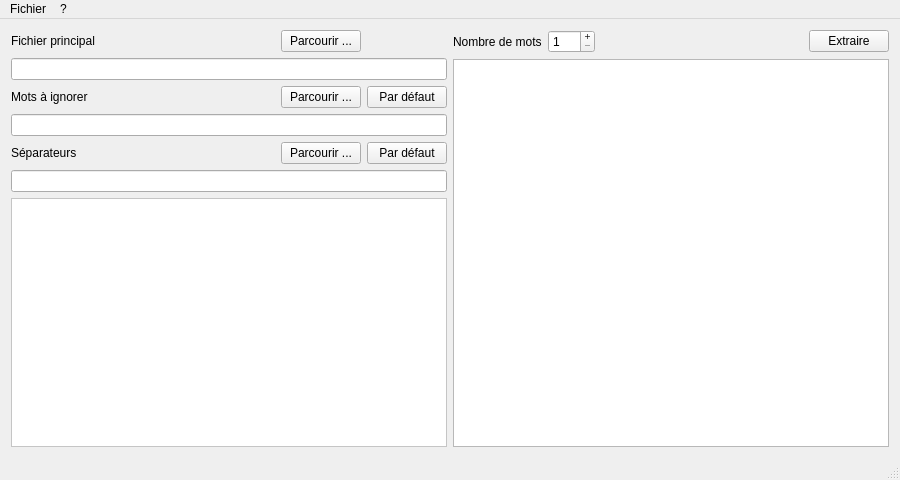
<?xml version="1.0" encoding="UTF-8"?>
<ui version="4.0">
 <class>MainWindow</class>
 <widget class="QMainWindow" name="MainWindow">
  <property name="geometry">
   <rect>
    <x>0</x>
    <y>0</y>
    <width>900</width>
    <height>480</height>
   </rect>
  </property>
  <property name="minimumSize">
   <size>
    <width>900</width>
    <height>480</height>
   </size>
  </property>
  <property name="baseSize">
   <size>
    <width>320</width>
    <height>240</height>
   </size>
  </property>
  <property name="mouseTracking">
   <bool>false</bool>
  </property>
  <property name="windowTitle">
   <string>Nuage de Mots</string>
  </property>
  <property name="windowIcon">
   <iconset theme="nuage.png">
    <normaloff>.</normaloff>.</iconset>
  </property>
  <widget class="QWidget" name="centralWidget">
   <layout class="QGridLayout" name="gridLayout_3">
    <item row="0" column="0">
     <layout class="QGridLayout" name="gridLayout">
      <property name="sizeConstraint">
       <enum>QLayout::SetFixedSize</enum>
      </property>
      <item row="4" column="3">
       <widget class="QPushButton" name="defaultSeparator">
        <property name="text">
         <string>Par défaut</string>
        </property>
       </widget>
      </item>
      <item row="2" column="3">
       <widget class="QPushButton" name="defaultIgnore">
        <property name="sizePolicy">
         <sizepolicy hsizetype="Fixed" vsizetype="Fixed">
          <horstretch>0</horstretch>
          <verstretch>0</verstretch>
         </sizepolicy>
        </property>
        <property name="text">
         <string>Par défaut</string>
        </property>
       </widget>
      </item>
      <item row="0" column="0" colspan="2">
       <widget class="QLabel" name="label">
        <property name="text">
         <string>Fichier principal</string>
        </property>
       </widget>
      </item>
      <item row="2" column="2">
       <widget class="QPushButton" name="browseIgnore">
        <property name="text">
         <string>Parcourir ...</string>
        </property>
       </widget>
      </item>
      <item row="4" column="2">
       <widget class="QPushButton" name="browseSeparator">
        <property name="sizePolicy">
         <sizepolicy hsizetype="Fixed" vsizetype="Fixed">
          <horstretch>0</horstretch>
          <verstretch>0</verstretch>
         </sizepolicy>
        </property>
        <property name="text">
         <string>Parcourir ...</string>
        </property>
       </widget>
      </item>
      <item row="2" column="0" colspan="2">
       <widget class="QLabel" name="label_2">
        <property name="text">
         <string>Mots à ignorer</string>
        </property>
       </widget>
      </item>
      <item row="5" column="0" colspan="4">
       <widget class="QLineEdit" name="displaySeparator">
        <property name="readOnly">
         <bool>true</bool>
        </property>
       </widget>
      </item>
      <item row="4" column="0" colspan="2">
       <widget class="QLabel" name="label_3">
        <property name="text">
         <string>Séparateurs</string>
        </property>
       </widget>
      </item>
      <item row="0" column="3">
       <spacer name="horizontalSpacer">
        <property name="orientation">
         <enum>Qt::Horizontal</enum>
        </property>
        <property name="sizeType">
         <enum>QSizePolicy::Minimum</enum>
        </property>
        <property name="sizeHint" stdset="0">
         <size>
          <width>40</width>
          <height>20</height>
         </size>
        </property>
       </spacer>
      </item>
      <item row="1" column="0" colspan="4">
       <widget class="QLineEdit" name="displayPrincipal">
        <property name="text">
         <string/>
        </property>
        <property name="readOnly">
         <bool>true</bool>
        </property>
       </widget>
      </item>
      <item row="3" column="0" colspan="4">
       <widget class="QLineEdit" name="displayIgnore">
        <property name="readOnly">
         <bool>true</bool>
        </property>
       </widget>
      </item>
      <item row="0" column="2">
       <widget class="QPushButton" name="browsePrincipal">
        <property name="enabled">
         <bool>true</bool>
        </property>
        <property name="sizePolicy">
         <sizepolicy hsizetype="Fixed" vsizetype="Fixed">
          <horstretch>0</horstretch>
          <verstretch>0</verstretch>
         </sizepolicy>
        </property>
        <property name="text">
         <string>Parcourir ...</string>
        </property>
       </widget>
      </item>
      <item row="6" column="0" colspan="4">
       <widget class="TagCloud" name="frameTag">
        <property name="sizePolicy">
         <sizepolicy hsizetype="Preferred" vsizetype="Preferred">
          <horstretch>0</horstretch>
          <verstretch>0</verstretch>
         </sizepolicy>
        </property>
        <property name="styleSheet">
         <string notr="true">background-color: rgb(255, 255, 255);</string>
        </property>
        <property name="frameShape">
         <enum>QFrame::StyledPanel</enum>
        </property>
        <property name="frameShadow">
         <enum>QFrame::Raised</enum>
        </property>
       </widget>
      </item>
     </layout>
    </item>
    <item row="0" column="1">
     <layout class="QGridLayout" name="gridLayout_2">
      <property name="sizeConstraint">
       <enum>QLayout::SetMaximumSize</enum>
      </property>
      <item row="0" column="3">
       <widget class="QPushButton" name="extract">
        <property name="sizePolicy">
         <sizepolicy hsizetype="Minimum" vsizetype="Fixed">
          <horstretch>0</horstretch>
          <verstretch>0</verstretch>
         </sizepolicy>
        </property>
        <property name="maximumSize">
         <size>
          <width>80</width>
          <height>16777215</height>
         </size>
        </property>
        <property name="text">
         <string>Extraire</string>
        </property>
       </widget>
      </item>
      <item row="0" column="1">
       <widget class="QSpinBox" name="nbSelect">
        <property name="sizePolicy">
         <sizepolicy hsizetype="Fixed" vsizetype="Fixed">
          <horstretch>0</horstretch>
          <verstretch>0</verstretch>
         </sizepolicy>
        </property>
        <property name="baseSize">
         <size>
          <width>0</width>
          <height>0</height>
         </size>
        </property>
        <property name="buttonSymbols">
         <enum>QAbstractSpinBox::PlusMinus</enum>
        </property>
        <property name="minimum">
         <number>1</number>
        </property>
        <property name="maximum">
         <number>500</number>
        </property>
       </widget>
      </item>
      <item row="0" column="0">
       <widget class="QLabel" name="label_4">
        <property name="sizePolicy">
         <sizepolicy hsizetype="Fixed" vsizetype="Preferred">
          <horstretch>0</horstretch>
          <verstretch>0</verstretch>
         </sizepolicy>
        </property>
        <property name="text">
         <string>Nombre de mots</string>
        </property>
       </widget>
      </item>
      <item row="0" column="2">
       <spacer name="horizontalSpacer_2">
        <property name="orientation">
         <enum>Qt::Horizontal</enum>
        </property>
        <property name="sizeType">
         <enum>QSizePolicy::Minimum</enum>
        </property>
        <property name="sizeHint" stdset="0">
         <size>
          <width>40</width>
          <height>20</height>
         </size>
        </property>
       </spacer>
      </item>
      <item row="1" column="0" colspan="4">
       <widget class="QListWidget" name="listWidget"/>
      </item>
     </layout>
    </item>
   </layout>
  </widget>
  <widget class="QMenuBar" name="menuBar">
   <property name="geometry">
    <rect>
     <x>0</x>
     <y>0</y>
     <width>900</width>
     <height>20</height>
    </rect>
   </property>
   <widget class="QMenu" name="menuFichier">
    <property name="title">
     <string>Fichier</string>
    </property>
    <addaction name="separator"/>
    <addaction name="actionQuitter"/>
   </widget>
   <widget class="QMenu" name="menu">
    <property name="title">
     <string>?</string>
    </property>
    <addaction name="actionAide"/>
    <addaction name="actionA_propos"/>
   </widget>
   <addaction name="menuFichier"/>
   <addaction name="menu"/>
  </widget>
  <widget class="QStatusBar" name="statusBar"/>
  <action name="actionQuitter">
   <property name="text">
    <string>Quitter</string>
   </property>
  </action>
  <action name="actionAide">
   <property name="text">
    <string>Aide</string>
   </property>
  </action>
  <action name="actionA_propos">
   <property name="text">
    <string>A propos</string>
   </property>
  </action>
 </widget>
 <layoutdefault spacing="6" margin="11"/>
 <customwidgets>
  <customwidget>
   <class>TagCloud</class>
   <extends>QFrame</extends>
   <header>TagCloud.h</header>
   <container>1</container>
  </customwidget>
 </customwidgets>
 <resources/>
 <connections/>
</ui>
